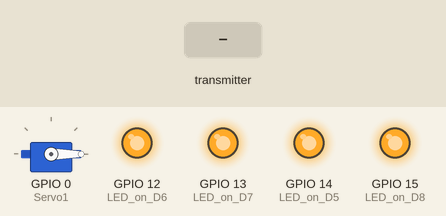
This sketch was run on a simulated ESP8266 (Wemos D1 mini). On the bench: servo, output pins drawn as LEDs (lit = HIGH). The inputs (shaded band) are chosen by the test bench. What the sketch prints to the serial monitor is not drawn.

Above: at 1.2 s.
1.3 s: the transmitter starts sending x = 256
At 1.7 s:
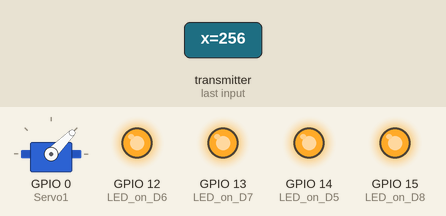
2.8 s: the transmitter starts sending x = 512
At 4.0 s:
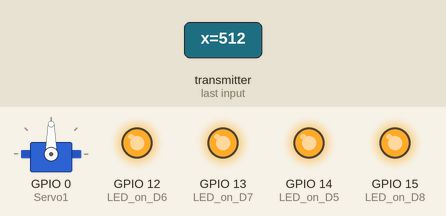
4.3 s: the transmitter starts sending x = 1023
At 5.2 s:
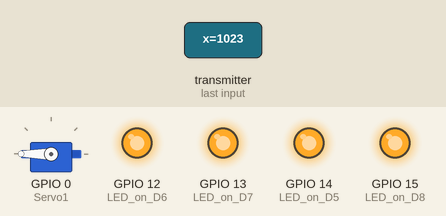
5.8 s: the transmitter starts sending x = 0
At 6.4 s:
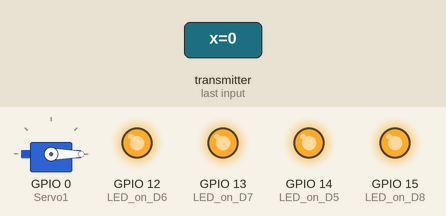
Timing chart, 0 to 8.3 s (numbered marks = the images above; inputs shaded):
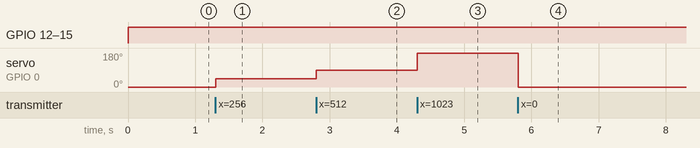

The sketch:

WeMos_D1_Unilat_Rx_1_Servo_H_Bridge.ino
```cpp
/* ESP8266 module
 *  LEDs or H-bridge inputs connected
 *  to D5, 6, 7, 8 defined in code as
*  GPIO14, GPIO12, GPIO13, GPIO15
*  controlled by Tx WeMos D1 with Joystick Shield
*  buttons A, B, C, D
* servo controlled by D3-GPIO 0
*/
  #include <ESP8266WiFi.h>
  #include <espnow.h>
  #include <Servo.h>
  Servo Servo1;
  int angle=80;
  // Structure of the received data, identical for Rx and Tx
  typedef struct test_struct {
    int x;
    int y;
    int z;
    int q;
    int w;
    }
    test_struct;
  // Creare unei structuri numită myData
    test_struct myData;
// Callback function that will be executed when data is received
    void OnDataRecv(uint8_t * mac, uint8_t *incomingData, uint8_t len) {
    memcpy(&myData, incomingData, sizeof(myData));
    Serial.print("Bytes received: ");
    Serial.println(len);
    Serial.println();
    }
    void setup() {
    Servo1.attach(0); //servo connected to D3 defined GPIO 0
    pinMode(14, OUTPUT);  //LED on D5
    pinMode(12, OUTPUT);  //LED on D6
    pinMode(13, OUTPUT);  //LED on D7
    pinMode(15, OUTPUT);  //LED on D8
    //LEDs or H-bridge on D5, 6, 7, 8
    digitalWrite(14,LOW);
    digitalWrite(13,LOW);
    digitalWrite(12,LOW);
    digitalWrite(15,LOW);

    Serial.begin(115200);
    WiFi.mode(WIFI_STA);  //activare WiFi
    WiFi.disconnect();
    if (esp_now_init() != 0) { //activare protocol ESP-NOW
    Serial.println("Error initializing ESP-NOW");
    return;
    }
    esp_now_set_self_role(ESP_NOW_ROLE_SLAVE);  //setare rol SLAVE
    esp_now_register_recv_cb(OnDataRecv);
    }

    void loop() {
    angle = map(myData.x, 0, 1023, 0, 180);
    Servo1.write(angle);
    Serial.println(" angle=");
    Serial.print(angle);
  //acţionare servo
  //enable LEDs or H-bridge
    if (myData.y == 1) {
      digitalWrite(14, LOW);
      }
      else {
        digitalWrite(14, HIGH);
        }
        Serial.println(" y=");
        Serial.print(myData.y);
        if (myData.z == 1) {
          digitalWrite(15, LOW);
          }
    else {
      digitalWrite(15, HIGH);
      } Serial.println(" z=");
      Serial.print(myData.z);

    if (myData.q == 1) {
    digitalWrite(12, LOW);
    }

     else {
        digitalWrite(12, HIGH);
        } Serial.println(" q=");
        Serial.print(myData.q);

    if (myData.w == 1) {
      digitalWrite(13, LOW);
      }
  else {
    digitalWrite(13, HIGH);
  }
  Serial.println(" w=");
  Serial.print(myData.w);
    }
  //End of the code
```

Measured:
- after the input at 1.3 s, servo on GPIO 0 (Servo1): 0° → 45° at once
- after the input at 2.8 s, servo on GPIO 0 (Servo1): 45° → 90° at once
- after the input at 4.3 s, servo on GPIO 0 (Servo1): 90° → 180° at once
- after the input at 5.8 s, servo on GPIO 0 (Servo1): 180° → 0° at once
